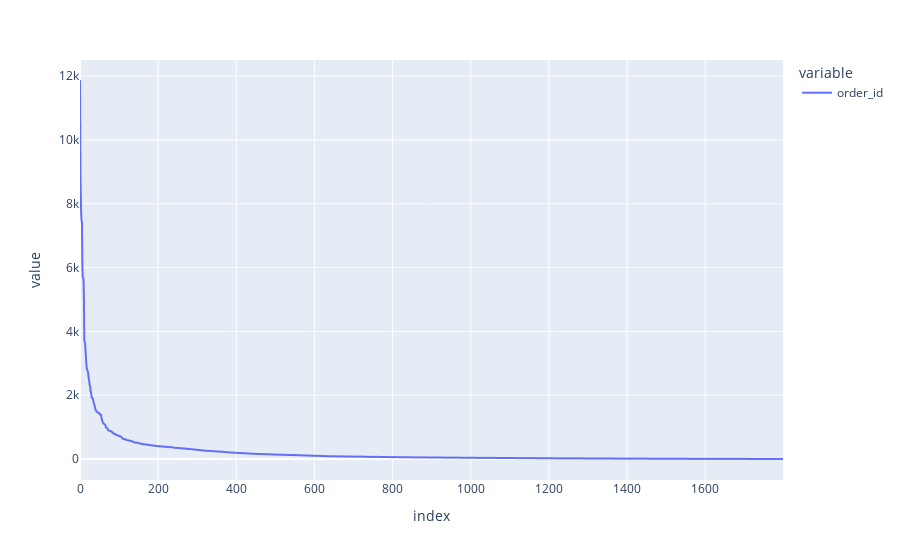

The notebook cell this image was saved under:
### Code cell
px.line(sku_frequency.sort_values("order_id", ascending = False).reset_index().order_id)

### Figure 1 — Plotly figure (JSON) as saved in the notebook; plotly's stock layout.template omitted (floating-point values rounded to 4 significant figures; data arrays with more than 128 entries replaced by an {"elided": "..."} marker saying what was removed)
{"data": [{"hovertemplate": "variable=order_id<br>index=%{x}<br>value=%{y}<extra></extra>", "legendgroup": "order_id", "line": {"color": "#636efa", "dash": "solid"}, "marker": {"symbol": "circle"}, "mode": "lines", "name": "order_id", "showlegend": true, "type": "scattergl", "x": {"elided": "1800 int values"}, "xaxis": "x", "y": {"elided": "1800 int values"}, "yaxis": "y"}], "layout": {"legend": {"title": {"text": "variable"}, "tracegroupgap": 0}, "margin": {"t": 60}, "xaxis": {"anchor": "y", "domain": [0, 1], "title": {"text": "index"}}, "yaxis": {"anchor": "x", "domain": [0, 1], "title": {"text": "value"}}}}
